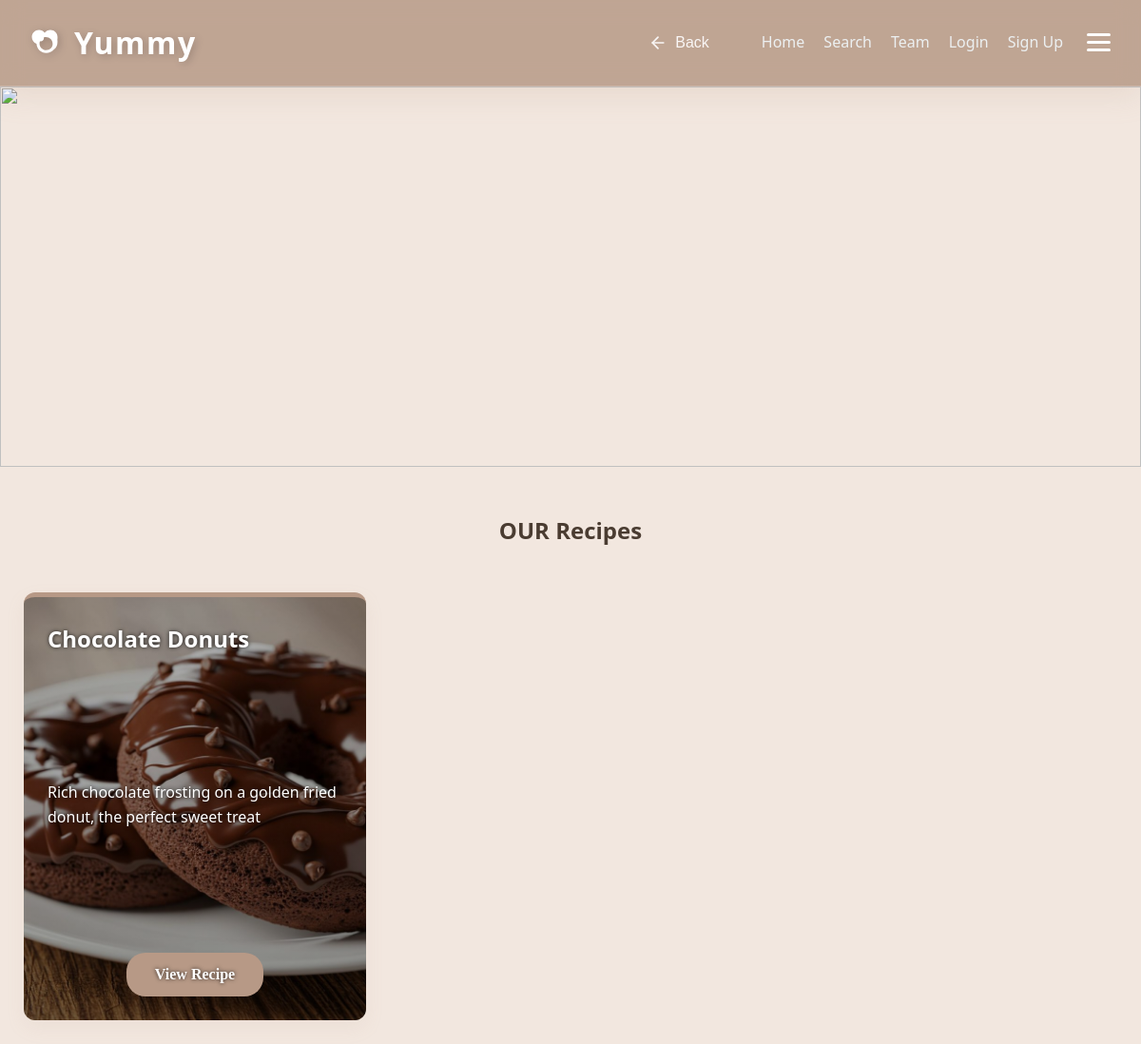
Screenshot of /donuts/ with the database file from the repository.
### recipes/models.py (models this page shows, shortened)
class Recipe(models.Model):
    DIET_CHOICES = [
        ('all', 'General / Non-Specific'),
        ('keto', 'Keto Friendly'),
        ('vegan', 'Vegan / Vegetarian'),
        ('protein', 'High Protein'),
        ('gluten-free', 'Gluten-Free'),
    ]
    title = models.CharField(max_length=200, verbose_name="Recipe Title")
    slug = models.SlugField(unique=True, blank=True, null=True)
    description = models.TextField(help_text="Briefly describe the dish")
    ingredients = models.TextField(help_text="Separate ingredients with a comma or new line")
    instructions = models.TextField()
    image = models.ImageField(upload_to='recipes/%Y/%m/%d/', default='default_recipe.jpg')
    category = models.ForeignKey(Category, on_delete=models.SET_NULL, null=True, related_name='recipes')
    author = models.ForeignKey(User, on_delete=models.CASCADE, related_name='my_recipes')
    diet_type = models.CharField(max_length=20, choices=DIET_CHOICES, default='all',null=True,blank=True)
    prep_time = models.PositiveIntegerField(default=30, help_text="Preparation time in minutes",null=True,blank=True)
    calories = models.PositiveIntegerField(default=500, help_text="Calories per serving",null=True,blank=True)
    created_at = models.DateTimeField(auto_now_add=True)
    updated_at = models.DateTimeField(auto_now=True)
    class Meta:
        ordering = ['-created_at']
        verbose_name = "Recipe"
        verbose_name_plural = "Recipes"

### recipes/views.py (the view, shortened to what this page needs)
# urls.py: path("donuts/", views.category_detail, {'category_name': 'Donuts'}, name="donuts"),
def category_detail(request, category_name):
    category_slug = category_name.lower().replace("-", " ").strip()
    favorite_recipe_ids = []
    if request.user.is_authenticated:
        favorite_recipe_ids = Favorite.objects.filter(user=request.user).values_list('recipe_id', flat=True)
    category_obj = get_object_or_404(Category, name__iexact=category_slug)
    recipes = Recipe.objects.filter(category=category_obj)
    category_slug = category_slug.lower()
    clean_name = category_slug.replace(" ", "_").replace("-", "_")
    simple_name = category_slug.replace(" ", "").replace("-", "")
    hub_templates = {
        'bakery': 'recipes/bakery/bakery.html',
        'main dish': 'recipes/main_dish/maindish.html',
        'healthy': 'recipes/healthy/Healthy Food.html',
        'drinks': 'recipes/drinks/drinks.html',
        'dessert': 'recipes/desserts/dessert.html',
        'appetizers': 'recipes/appetizers/appetizers.html',
    }
    template_name = hub_templates.get(category_slug)
    if not template_name:
        possible_templates = [
            f"recipes/{clean_name}/{clean_name}.html",
            f"recipes/{clean_name}/{simple_name}.html",
            f"recipes/main_dish/{clean_name}.html",
            f"recipes/main_dish/{simple_name}.html",
            f"recipes/bakery/{clean_name}.html",
            f"recipes/bakery/{simple_name}.html",
            f"recipes/{clean_name}s/{clean_name}.html",
            f"recipes/drinks/{clean_name}.html",
            f"recipes/desserts/{clean_name}.html",
            f"recipes/bakery/macrons.html" if clean_name == "macarons" else None,
        ]
        possible_templates = [t for t in possible_templates if t]
        template_name = None
        for t in possible_templates:
            try:
                get_template(t)
                template_name = t
                break
            except TemplateDoesNotExist:
                continue
        if not template_name:
            template_name = "recipes/recipes.html"
    return render(request, template_name, {
        "recipes": recipes,
        "category": category_obj.name,
        "category_obj": category_obj,
        "favorite_recipe_ids": favorite_recipe_ids
    })

### recipes/templates/recipes/bakery/donuts.html (shortened to what this page needs)
{% load static %}
<!DOCTYPE html>
<html lang="en">
<head>
    <link rel="stylesheet" href="{% static 'css/bakery-style.css' %}?v=1.2" />
    <link rel="stylesheet" href="{% static 'css/style.css' %}" />
</head>
<body>
    <div id="navbar">
                <nav class="main-nav">
            <div class="nav-left">
                <a href="{% url 'home' %}" class="logo" style="text-decoration: none;">
                    Yummy
                </a>
            </div>
            <div class="nav-right">
                <button class="nav-back-btn" onclick="window.history.back()" aria-label="Go Back">
                    <svg width="20" height="20" viewBox="0 0 24 24" fill="none" stroke="currentColor" stroke-width="2" stroke-linecap="round" stroke-linejoin="round">
                        <line x1="19" y1="12" x2="5" y2="12"></line>
                        <polyline points="12 19 5 12 12 5"></polyline>
                    </svg>
                    <span>Back</span>
                </button>
                <ul class="nav-links">
                    <li><a href="{% url 'home' %}">Home</a></li>
                    <li><a href="{% url 'search' %}">Search</a></li>
                    <li><a href="{% url 'cover' %}">Team</a></li>
                    {% if user.is_authenticated %}
                        <li><a href="{% url 'favorites' %}">Favorites</a></li>
                        {% if user.is_staff %}
                            <li><a href="{% url 'admin_recipe' %}">Admin</a></li>
                            <li><a href="{% url 'add_recipe' %}">Add Recipe</a></li>
                        {% endif %}
                        <li><a href="{% url 'logout' %}">Logout</a></li>
                    {% else %}
                        <li><a href="{% url 'login' %}">Login</a></li>
                        <li><a href="{% url 'signup' %}">Sign Up</a></li>
                    {% endif %}
                </ul>
                <div class="menu-icon" id="menu-icon-btn">
                    <div class="bar"></div>
                    <div class="bar"></div>
                    <div class="bar"></div>
                </div>
            </div>
        </nav>
    </div>
    <div class="banner">
        <img src="{% static 'bakeryimages/Dountsbanner.png' %}" style="width:100%; height:400px; object-fit:cover;">
    </div>
    <br><br>
    <h2 class="h2">OUR Recipes</h2>
    <div class="recipes-container">
        {% for recipe in recipes %}
        <div class="recipe-card" id="recipe-{{ recipe.pk }}"
            style="background-image: linear-gradient(rgba(0,0,0,0.3), rgba(0,0,0,0.4)), url('{{ recipe.image.url }}'); background-size: cover; background-position: center;"
            onclick="openCard(event, 'recipe-{{ recipe.pk }}-card')">
            <h2>{{ recipe.title }}</h2>
            <p>{{ recipe.description|truncatewords:15 }}</p>
            <a href="javascript:void(0)" class="btn-main" onclick="openCard(event, 'recipe-{{ recipe.pk }}-card')">View
                Recipe</a>
        </div>
        {% empty %}
        <p style="text-align: center; grid-column: 1/-1;">No donut recipes found yet. Add some in the Admin panel!</p>
        {% endfor %}
    </div>
</body>
</html>

### recipes/static/css/bakery-style.css (style rules this page uses)
:root { --primary-color: #4b1f11; }
* { margin: 0; padding: 0; box-sizing: border-box; }
body { font-family: 'Segoe UI', system-ui, sans-serif; background: #e6daca; color: #4a3c31; line-height: 1.6; }
.h2 { text-align: center; padding-bottom: 20px; margin-top: -10px; color: #4a3c31; }
.recipes-container { display: flex; flex-wrap: wrap; justify-content: center; gap: 30px; padding: 40px 20px; max-width: 1200px; margin: 0 auto; }
.recipe-card { height: 450px; width: 360px; background: #e2d8ce; border-radius: 40px; padding: 25px; box-shadow: 0px 4px 15px rgba(0, 0, 0, 0.1); background-size: cover !important; background-position: center !important; background-repeat: no-repeat; color: white; text-shadow: 0px 0px 4px rgba(0, 0, 0, 0.8); display: flex; flex-direction: column; justify-content: space-between; transition: transform 0.3s ease, box-shadow 0.3s ease; }
.recipe-card a { margin: 0 auto !important; padding: 10px 30px; text-align: center; border-radius: 20px; background-color: #4b1f11; color: #dcb8a0; font-size: 16px; font-family: 'Times New Roman', Times, serif; text-decoration: none; display: inline-block; width: fit-content; transition: all 0.3s ease; }
.btn-main { margin: 20px auto 0 auto; display: block; width: fit-content; padding: 10px 30px; text-align: center; border-radius: 20px; background-color: #4b1f11; color: #dcb8a0; font-size: 16px; font-family: 'Times New Roman', Times, serif; text-decoration: none; }

### rows the page displays
Recipe: image (picture), title "Chocolate Donuts", description "Rich chocolate frosting on a golden fried donut, the perfect sweet treat"
